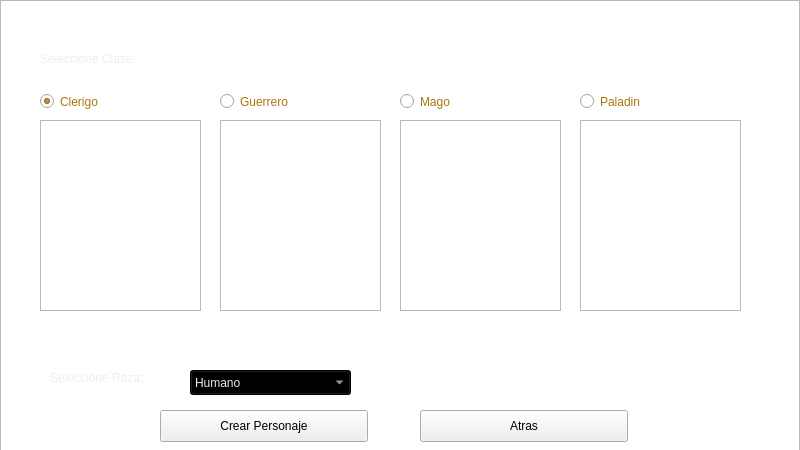
<?xml version="1.0" encoding="UTF-8"?>
<ui version="4.0">
 <class>CharacterCreationForm</class>
 <widget class="QWidget" name="CharacterCreationForm">
  <property name="geometry">
   <rect>
    <x>0</x>
    <y>0</y>
    <width>800</width>
    <height>450</height>
   </rect>
  </property>
  <property name="windowTitle">
   <string>Creacion de Personaje</string>
  </property>
  <widget class="QGraphicsView" name="background">
   <property name="geometry">
    <rect>
     <x>0</x>
     <y>0</y>
     <width>800</width>
     <height>700</height>
    </rect>
   </property>
   <property name="autoFillBackground">
    <bool>true</bool>
   </property>
   <property name="styleSheet">
    <string notr="true">border-image: url(:/background.jpg);
color: rgb(101, 67, 33);</string>
   </property>
  </widget>
  <widget class="QGraphicsView" name="clerigoImg">
   <property name="geometry">
    <rect>
     <x>40</x>
     <y>120</y>
     <width>161</width>
     <height>191</height>
    </rect>
   </property>
   <property name="cursor" stdset="0">
    <cursorShape>PointingHandCursor</cursorShape>
   </property>
   <property name="toolTip">
    <string>&lt;html&gt;&lt;head/&gt;&lt;body&gt;&lt;p&gt;Clerigo&lt;/p&gt;&lt;/body&gt;&lt;/html&gt;</string>
   </property>
   <property name="styleSheet">
    <string notr="true">#clerigoImg{
	border-image: url(:clerigo.jpg);
}</string>
   </property>
  </widget>
  <widget class="QGraphicsView" name="guerreroImg">
   <property name="geometry">
    <rect>
     <x>220</x>
     <y>120</y>
     <width>161</width>
     <height>191</height>
    </rect>
   </property>
   <property name="cursor" stdset="0">
    <cursorShape>PointingHandCursor</cursorShape>
   </property>
   <property name="toolTip">
    <string>&lt;html&gt;&lt;head/&gt;&lt;body&gt;&lt;p&gt;Guerrero&lt;/p&gt;&lt;/body&gt;&lt;/html&gt;</string>
   </property>
   <property name="styleSheet">
    <string notr="true">#guerreroImg{
border-image: url(:guerrero.jpg);
}
</string>
   </property>
  </widget>
  <widget class="QGraphicsView" name="magoImg">
   <property name="geometry">
    <rect>
     <x>400</x>
     <y>120</y>
     <width>161</width>
     <height>191</height>
    </rect>
   </property>
   <property name="cursor" stdset="0">
    <cursorShape>PointingHandCursor</cursorShape>
   </property>
   <property name="toolTip">
    <string>&lt;html&gt;&lt;head/&gt;&lt;body&gt;&lt;p&gt;Mago&lt;/p&gt;&lt;/body&gt;&lt;/html&gt;</string>
   </property>
   <property name="styleSheet">
    <string notr="true">#magoImg{
border-image: url(:mago.jpg);
}</string>
   </property>
  </widget>
  <widget class="QGraphicsView" name="paladinImg">
   <property name="geometry">
    <rect>
     <x>580</x>
     <y>120</y>
     <width>161</width>
     <height>191</height>
    </rect>
   </property>
   <property name="cursor" stdset="0">
    <cursorShape>PointingHandCursor</cursorShape>
   </property>
   <property name="toolTip">
    <string>&lt;html&gt;&lt;head/&gt;&lt;body&gt;&lt;p&gt;Paladin&lt;/p&gt;&lt;/body&gt;&lt;/html&gt;</string>
   </property>
   <property name="styleSheet">
    <string notr="true">#paladinImg{
border-image: url(:paladin.jpg);
}</string>
   </property>
  </widget>
  <widget class="QComboBox" name="raceComboBox">
   <property name="geometry">
    <rect>
     <x>190</x>
     <y>370</y>
     <width>161</width>
     <height>25</height>
    </rect>
   </property>
   <property name="styleSheet">
    <string notr="true">background-color: rgb(0, 0, 0);
color: rgb(238, 238, 236);</string>
   </property>
   <item>
    <property name="text">
     <string>Humano</string>
    </property>
   </item>
   <item>
    <property name="text">
     <string>Elfo</string>
    </property>
   </item>
   <item>
    <property name="text">
     <string>Enano</string>
    </property>
   </item>
   <item>
    <property name="text">
     <string>Gnomo</string>
    </property>
   </item>
  </widget>
  <widget class="QRadioButton" name="clericRButton">
   <property name="geometry">
    <rect>
     <x>40</x>
     <y>90</y>
     <width>112</width>
     <height>23</height>
    </rect>
   </property>
   <property name="cursor">
    <cursorShape>PointingHandCursor</cursorShape>
   </property>
   <property name="autoFillBackground">
    <bool>false</bool>
   </property>
   <property name="styleSheet">
    <string notr="true">color: rgb(172, 117, 10);
</string>
   </property>
   <property name="text">
    <string>Clerigo</string>
   </property>
   <property name="checked">
    <bool>true</bool>
   </property>
   <attribute name="buttonGroup">
    <string notr="true">classButtonGroup</string>
   </attribute>
  </widget>
  <widget class="QRadioButton" name="warriorRButton">
   <property name="geometry">
    <rect>
     <x>220</x>
     <y>90</y>
     <width>112</width>
     <height>23</height>
    </rect>
   </property>
   <property name="cursor">
    <cursorShape>PointingHandCursor</cursorShape>
   </property>
   <property name="styleSheet">
    <string notr="true">color: rgb(172, 117, 10);</string>
   </property>
   <property name="text">
    <string>Guerrero</string>
   </property>
   <attribute name="buttonGroup">
    <string notr="true">classButtonGroup</string>
   </attribute>
  </widget>
  <widget class="QRadioButton" name="mageRButton">
   <property name="geometry">
    <rect>
     <x>400</x>
     <y>90</y>
     <width>112</width>
     <height>23</height>
    </rect>
   </property>
   <property name="cursor">
    <cursorShape>PointingHandCursor</cursorShape>
   </property>
   <property name="styleSheet">
    <string notr="true">color: rgb(172, 117, 10);</string>
   </property>
   <property name="text">
    <string>Mago</string>
   </property>
   <attribute name="buttonGroup">
    <string notr="true">classButtonGroup</string>
   </attribute>
  </widget>
  <widget class="QRadioButton" name="paladinRButton">
   <property name="geometry">
    <rect>
     <x>580</x>
     <y>90</y>
     <width>112</width>
     <height>23</height>
    </rect>
   </property>
   <property name="cursor">
    <cursorShape>PointingHandCursor</cursorShape>
   </property>
   <property name="styleSheet">
    <string notr="true">color: rgb(172, 117, 10);</string>
   </property>
   <property name="text">
    <string>Paladin</string>
   </property>
   <attribute name="buttonGroup">
    <string notr="true">classButtonGroup</string>
   </attribute>
  </widget>
  <widget class="QLabel" name="label">
   <property name="geometry">
    <rect>
     <x>40</x>
     <y>50</y>
     <width>121</width>
     <height>17</height>
    </rect>
   </property>
   <property name="styleSheet">
    <string notr="true">color: rgb(238, 238, 236);</string>
   </property>
   <property name="text">
    <string>Seleccione Clase:</string>
   </property>
  </widget>
  <widget class="QLabel" name="label_2">
   <property name="geometry">
    <rect>
     <x>50</x>
     <y>370</y>
     <width>121</width>
     <height>16</height>
    </rect>
   </property>
   <property name="autoFillBackground">
    <bool>false</bool>
   </property>
   <property name="styleSheet">
    <string notr="true">color: rgb(238, 238, 236);</string>
   </property>
   <property name="text">
    <string>Seleccione Raza:</string>
   </property>
  </widget>
  <widget class="QPushButton" name="createPushButton">
   <property name="geometry">
    <rect>
     <x>160</x>
     <y>410</y>
     <width>208</width>
     <height>32</height>
    </rect>
   </property>
   <property name="styleSheet">
    <string notr="true">border-image: url(:/hover-button.9.png);</string>
   </property>
   <property name="text">
    <string>Crear Personaje</string>
   </property>
  </widget>
  <widget class="QPushButton" name="backPushButton">
   <property name="geometry">
    <rect>
     <x>420</x>
     <y>410</y>
     <width>208</width>
     <height>32</height>
    </rect>
   </property>
   <property name="styleSheet">
    <string notr="true">border-image: url(:/hover-button.9.png);</string>
   </property>
   <property name="text">
    <string>Atras</string>
   </property>
  </widget>
  <zorder>background</zorder>
  <zorder>paladinImg</zorder>
  <zorder>clericRButton</zorder>
  <zorder>paladinRButton</zorder>
  <zorder>guerreroImg</zorder>
  <zorder>mageRButton</zorder>
  <zorder>warriorRButton</zorder>
  <zorder>magoImg</zorder>
  <zorder>clerigoImg</zorder>
  <zorder>raceComboBox</zorder>
  <zorder>label</zorder>
  <zorder>label_2</zorder>
  <zorder>createPushButton</zorder>
  <zorder>backPushButton</zorder>
 </widget>
 <resources/>
 <connections/>
 <buttongroups>
  <buttongroup name="classButtonGroup"/>
 </buttongroups>
</ui>
